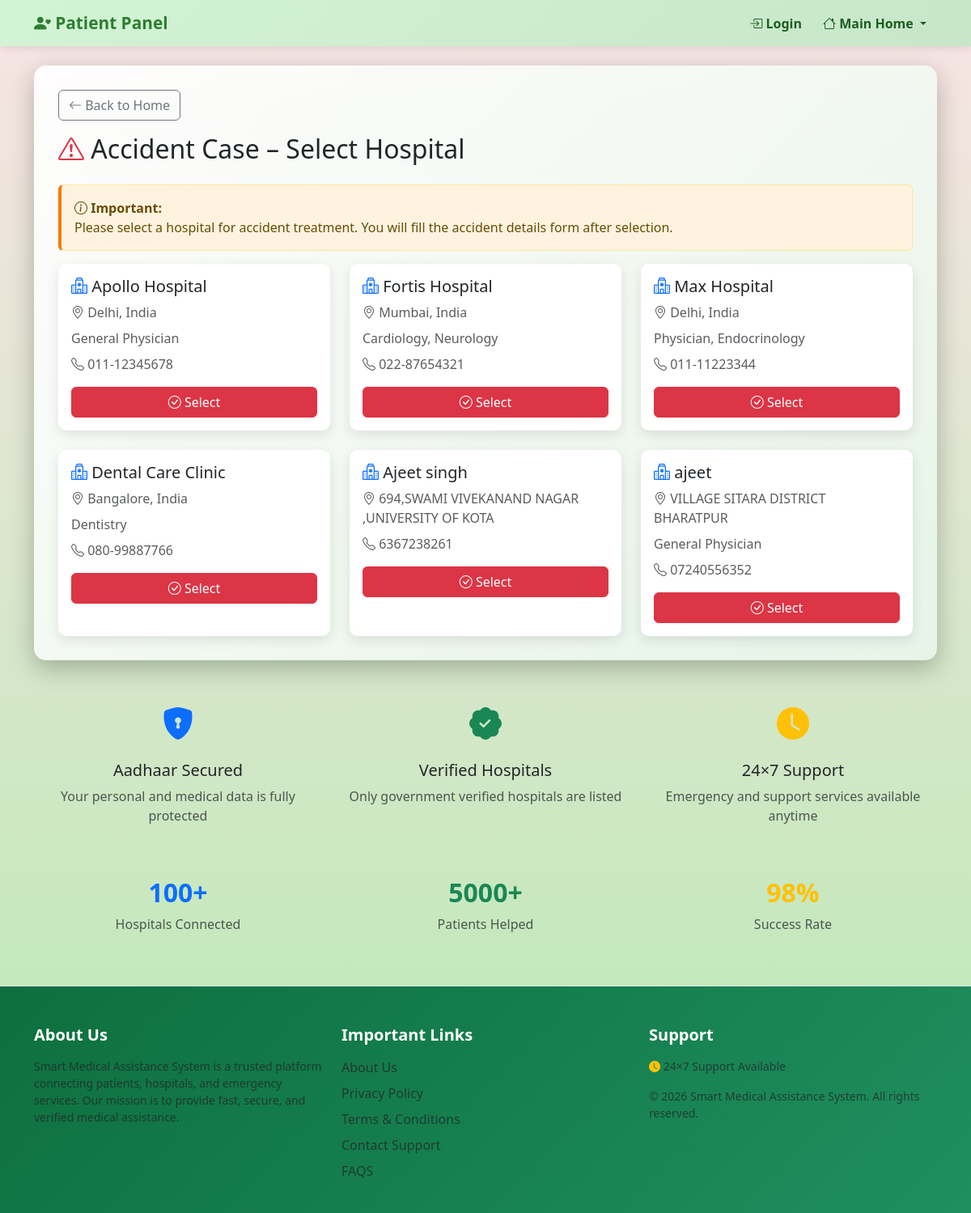
Screenshot of /accident-select-hospital with the database file from the repository.
### models.py (models this page shows)
class Hospital(db.Model):
    __tablename__ = 'hospitals'
    id = db.Column(db.Integer, primary_key=True)   # ✅ CHANGE
    name = db.Column(db.String(200), nullable=False)
    address = db.Column(db.Text, nullable=False)
    speciality = db.Column(db.String(200))
    contact = db.Column(db.String(15), nullable=False)
    email = db.Column(db.String(100))
    password_hash = db.Column(db.String(255))
    admin_approved = db.Column(db.Boolean, default=False)
    admin_approved_by = db.Column(db.Integer, db.ForeignKey('admins.admin_id'))
    admin_approved_at = db.Column(db.DateTime)
    rejection_reason = db.Column(db.Text, nullable=True)  # Reason if rejected
    rejected_at = db.Column(db.DateTime, nullable=True)  # When rejected
    rejected_by = db.Column(db.Integer, db.ForeignKey('admins.admin_id'), nullable=True)  # Who rejected
    created_at = db.Column(db.DateTime, default=get_ist_now)
    @property
    def hospital_id(self):
        return self.id

### app.py (the view)
@app.route('/accident-select-hospital')
def accident_select_hospital():
    hospitals = Hospital.query.all()
    return render_template('patient/accident_select_hospital.html', hospitals=hospitals)

### app.py (called while the page is built)
@app.context_processor
def inject_helpers():
    return dict(calculate_age=calculate_age, user_role=session.get('user_role'))

@app.after_request
def add_cache_control(response):
    if response.content_type and 'text/html' in response.content_type:
        response.headers['Cache-Control'] = 'no-cache, no-store, must-revalidate'
        response.headers['Pragma'] = 'no-cache'
        response.headers['Expires'] = '0'
    return response

### templates/patient/accident_select_hospital.html (shortened to what this page needs)
{% extends "patient_base.html" %}
{% block content %}
<div class="main-container">
    <div class="mb-3">
        <a href="/" class="btn btn-outline-secondary">
            <i class="bi bi-arrow-left"></i>
            {% if session.get('lang') == 'hi' %}
                होम पर वापस जाएं
            {% else %}
                Back to Home
            {% endif %}
        </a>
    </div>
    <h2 class="mb-4">
        <i class="bi bi-exclamation-triangle text-danger"></i>
        {% if session.get('lang') == 'hi' %}
            दुर्घटना केस – अस्पताल चुनें
        {% else %}
            Accident Case – Select Hospital
        {% endif %}
    </h2>
    <div class="alert alert-warning">
        <i class="bi bi-info-circle"></i>
        <strong>
            {% if session.get('lang') == 'hi' %}
                महत्वपूर्ण:
            {% else %}
                Important:
            {% endif %}
        </strong>
        <br>
        {% if session.get('lang') == 'hi' %}
            कृपया दुर्घटना उपचार के लिए अस्पताल चुनें। चयन के बाद आप दुर्घटना विवरण फॉर्म भरेंगे।
        {% else %}
            Please select a hospital for accident treatment. You will fill the accident details form after selection.
        {% endif %}
    </div>
    {% if hospitals %}
    <div class="row g-4">
        {% for hospital in hospitals %}
        <div class="col-md-6 col-lg-4">
            <div class="card h-100">
                <div class="card-body">
                    <h5 class="card-title">
                        <i class="bi bi-hospital text-primary"></i>
                        {{ hospital.name }}
                    </h5>
                    <p class="text-muted mb-2">
                        <i class="bi bi-geo-alt"></i>
                        {{ hospital.address }}
                    </p>
                    {% if hospital.speciality %}
                    <p class="text-muted mb-2">
                        {{ hospital.speciality }}
                    </p>
                    {% endif %}
                    <p class="text-muted mb-3">
                        <i class="bi bi-telephone"></i>
                        {{ hospital.contact }}
                    </p>
                    <a href="/accident-register/{{ hospital.hospital_id }}"
                       class="btn btn-danger w-100">
                        <i class="bi bi-check-circle"></i>
                        {% if session.get('lang') == 'hi' %}
                            चुनें
                        {% else %}
                            Select
                        {% endif %}
                    </a>
                </div>
            </div>
        </div>
        {% endfor %}
    </div>
    {% endif %}
</div>
{% endblock %}

### templates/patient_base.html (shortened to what this page needs)
<!doctype html>
<html lang="{{ session.get('lang','en') }}">
  <head>
    <link
      href="https://cdn.jsdelivr.net/npm/bootstrap@5.3.0/dist/css/bootstrap.min.css"
      rel="stylesheet"
    />
    <link
      rel="stylesheet"
      href="https://cdn.jsdelivr.net/npm/bootstrap-icons@1.10.0/font/bootstrap-icons.css"
    />
  </head>
  <body>
    <nav class="navbar navbar-expand-lg navbar-light navbar-custom">
      <div class="container">
        <a
          class="navbar-brand"
          href="{% if session.get('patient_logged_in') and session.get('user_role') == 'patient' %}/patient/panel{% else %}/patient{% endif %}"
        >
          <i class="bi bi-person-heart"></i>
          {% if session.get('lang') == 'hi' %} रोगी पैनल {% else %} Patient
          Panel {% endif %}
        </a>
        <div class="collapse navbar-collapse" id="patientNav">
          <ul class="navbar-nav ms-auto">
            {% if session.get('patient_logged_in') and session.get('user_role')
            == 'patient' %}
            <li class="nav-item">
              <a class="nav-link" href="/patient/panel">
                <i class="bi bi-speedometer2"></i>
                {% if session.get('lang') == 'hi' %} डैशबोर्ड {% else %}
                Dashboard {% endif %}
              </a>
            </li>
            <li class="nav-item">
              <a class="nav-link" href="/search-disease">
                <i class="bi bi-search"></i>
                {% if session.get('lang') == 'hi' %} बीमारी खोजें {% else %}
                Search Disease {% endif %}
              </a>
            </li>
            <li class="nav-item dropdown">
              <a
                class="nav-link dropdown-toggle"
                href="#"
                data-bs-toggle="dropdown"
              >
                <i class="bi bi-person-circle"></i>
                {% if session.get('lang') == 'hi' %} खाता {% else %} Account {%
                endif %}
              </a>
              <ul class="dropdown-menu">
                <li>
                  <a class="dropdown-item" href="/patient/panel">
                    <i class="bi bi-person"></i>
                    {% if session.get('lang') == 'hi' %} मेरा प्रोफाइल {% else
                    %} My Profile {% endif %}
                  </a>
                </li>
                <li>
                  <a class="dropdown-item" href="/set-language/en">
                    <i class="bi bi-globe"></i>
                    English
                  </a>
                </li>
                <li>
                  <a class="dropdown-item" href="/set-language/hi">
                    <i class="bi bi-globe"></i>
                    हिन्दी
                  </a>
                </li>
                <li><hr class="dropdown-divider" /></li>
                <li>
                  <a class="dropdown-item text-danger" href="/patient/logout">
                    <i class="bi bi-box-arrow-right"></i>
                    {% if session.get('lang') == 'hi' %} लॉग आउट {% else %}
                    Logout {% endif %}
                  </a>
                </li>
              </ul>
            </li>
            {% else %}
<li class="nav-item">
  <a class="nav-link" href="/patient/login">
    <i class="bi bi-box-arrow-in-right"></i>
    {% if session.get('lang') == 'hi' %} लॉगिन {% else %} Login {% endif %}
  </a>
</li>
<li class="nav-item dropdown">
  <a
    class="nav-link dropdown-toggle"
    href="#"
    id="homeDropdown"
    role="button"
    data-bs-toggle="dropdown"
    aria-expanded="false"
  >
    <i class="bi bi-house"></i>
    {% if session.get('lang') == 'hi' %} मेन होम {% else %} Main Home {% endif %}
  </a>
</li>
{% endif %}
        </div>
      </div>
    </nav>
    <main class="flex-fill">
      <div class="container mt-4">
         {% block content %}{% endblock %}
      </div>
      {% block homepage_content %}
      <div class="container mt-5">
        <div class="row text-center mb-5">
          <div class="col-md-4">
            <i class="bi bi-shield-lock-fill fs-1 text-primary"></i>
            <h5 class="mt-3">
              {% if session.get('lang') == 'hi' %} आधार सुरक्षित {% else %}
              Aadhaar Secured {% endif %}
            </h5>
            <p class="text-muted">
              {% if session.get('lang') == 'hi' %} आपका व्यक्तिगत और मेडिकल डेटा
              पूरी तरह सुरक्षित है {% else %} Your personal and medical data is
              fully protected {% endif %}
            </p>
          </div>
          <div class="col-md-4">
            <i class="bi bi-patch-check-fill fs-1 text-success"></i>
            <h5 class="mt-3">
              {% if session.get('lang') == 'hi' %} सत्यापित अस्पताल {% else %}
              Verified Hospitals {% endif %}
            </h5>
            <p class="text-muted">
              {% if session.get('lang') == 'hi' %} केवल सरकारी सत्यापित अस्पताल
              सूचीबद्ध हैं {% else %} Only government verified hospitals are
              listed {% endif %}
            </p>
          </div>
          <div class="col-md-4">
            <i class="bi bi-clock-fill fs-1 text-warning"></i>
            <h5 class="mt-3">
              {% if session.get('lang') == 'hi' %} 24×7 सहायता {% else %} 24×7
              Support {% endif %}
            </h5>
            <p class="text-muted">
              {% if session.get('lang') == 'hi' %} आपातकालीन और सहायता सेवाएं
              हमेशा उपलब्ध {% else %} Emergency and support services available
              anytime {% endif %}
            </p>
          </div>
        </div>
        <div class="row text-center mb-5">
          <div class="col-md-4">
            <h2 class="fw-bold text-primary">100+</h2>
            <p class="text-muted">
              {% if session.get('lang') == 'hi' %} जुड़े हुए अस्पताल {% else %}
              Hospitals Connected {% endif %}
            </p>
          </div>
          <div class="col-md-4">
            <h2 class="fw-bold text-success">5000+</h2>
            <p class="text-muted">
              {% if session.get('lang') == 'hi' %} सहायता प्राप्त मरीज {% else
              %} Patients Helped {% endif %}
            </p>
          </div>
          <div class="col-md-4">
            <h2 class="fw-bold text-warning">98%</h2>
            <p class="text-muted">
              {% if session.get('lang') == 'hi' %} सफलता दर {% else %} Success
              Rate {% endif %}
            </p>
          </div>
        </div>
      </div>
      {% endblock %}
    </main>
    <footer
     class="border-top mt-auto pt-5 pb-4 position-relative text-white"
  style="
    background-image: linear-gradient(135deg, #0d6f3e, #1f8f5f);
    background-size: cover;
    background-position: center;
    background-repeat: no-repeat;
  "
    style="
      position:absolute;
      inset:0;
      background: rgba(255, 249, 249, 0.47);
    "
  >
  <div class="container position-relative">
        <div class="row g-4  ">
          <div class="col-md-4 ">
            <h5 class="fw-bold mb-3">
              {% if session.get('lang') == 'hi' %} हमारे बारे में {% else %}
              About Us {% endif %}
            </h5>
            <p class="text-muted small  ">
              {% if session.get('lang') == 'hi' %} स्मार्ट मेडिकल सहायता प्रणाली
              मरीजों, अस्पतालों और आपातकालीन सेवाओं को जोड़ने वाला एक विश्वसनीय
              प्लेटफॉर्म है। हमारा मिशन तेज़, सुरक्षित और सत्यापित चिकित्सा
              सहायता प्रदान करना है। {% else %} Smart Medical Assistance System
              is a trusted platform connecting patients, hospitals, and
              emergency services. Our mission is to provide fast, secure, and
              verified medical assistance. {% endif %}
            </p>
          </div>
          <div class="col-md-4">
            <h5 class="fw-bold mb-3">
              {% if session.get('lang') == 'hi' %} महत्वपूर्ण लिंक {% else %}
              Important Links {% endif %}
            </h5>
            <ul class="list-unstyled">
              <li class="mb-2">
                <a href="/about" class="text-muted text-decoration-none">
                  {% if session.get('lang') == 'hi' %} हमारे बारे में {% else %}
                  About Us {% endif %}
                </a>
              </li>
              <li class="mb-2">
                <a href="/privacy" class="text-muted text-decoration-none">
                  {% if session.get('lang') == 'hi' %} गोपनीयता नीति {% else %}
                  Privacy Policy {% endif %}
                </a>
              </li>
              <li class="mb-2">
                <a href="/terms" class="text-muted text-decoration-none">
                  {% if session.get('lang') == 'hi' %} नियम और शर्तें {% else %}
                  Terms & Conditions {% endif %}
                </a>
              </li>
              <li class="mb-2">
                <a href="/contact" class="text-muted text-decoration-none">
                  {% if session.get('lang') == 'hi' %} सहायता से संपर्क करें {%
                  else %} Contact Support {% endif %}
                </a>
              </li>
              <li class="mb-2">
                <a href="/faqs" class="text-muted text-decoration-none">
                  {% if session.get('lang') == 'hi' %} सामान्य प्रश्न (FAQs) {%
                  else %} FAQS {% endif %}
                </a>
              </li>
            </ul>
          </div>
          <div class="col-md-4">
            <h5 class="fw-bold mb-3">
              {% if session.get('lang') == 'hi' %} सहायता {% else %} Support {%
              endif %}
            </h5>
            <p class="text-muted small mb-3">
              <i class="bi bi-clock-fill text-warning"></i>
              {% if session.get('lang') == 'hi' %} 24×7 सहायता उपलब्ध {% else %}
              24×7 Support Available {% endif %}
            </p>
            <p class="text-muted small mb-0">
              {% if session.get('lang') == 'hi' %} © 2026 स्मार्ट मेडिकल सहायता
              प्रणाली। सर्वाधिकार सुरक्षित। {% else %} © 2026 Smart Medical
              Assistance System. All rights reserved. {% endif %}
            </p>
          </div>
        </div>
      </div>
    </footer>
  </body>
</html>

### templates/patient_base.html (style rules this page uses)
html, body { height: 100%; }
body { font-family: "Segoe UI", Tahoma, Geneva, Verdana, sans-serif; background: linear-gradient( rgba(247, 223, 223, 0.85), rgba(172, 230, 166, 0.85) ); background-size: cover; background-position: center; background-repeat: no-repeat; background-attachment: fixed; display: flex; flex-direction: column; }
.main-container { background: linear-gradient(135deg, rgba(255, 255, 255, 0.92), rgba(232, 245, 233, 0.92)); background-size: cover; background-position: center; background-repeat: no-repeat; backdrop-filter: blur(6px); -webkit-backdrop-filter: blur(6px); border-radius: 15px; box-shadow: 0 10px 30px rgba(0, 0, 0, 0.25); margin: 20px auto; padding: 30px; }
.navbar-custom { background: linear-gradient( 135deg, #d2f4d4 0%, #c8e6c9 100% ) !important; box-shadow: 0 2px 10px rgba(0, 0, 0, 0.1); }
.navbar-brand { color: #2e7d32 !important; font-weight: 700; font-size: 1.3rem; }
.navbar-nav .nav-link { color: #1b5e20 !important; font-weight: 600; margin: 0 5px; }
.dropdown-toggle::after { display: inline-block; margin-left: 0.255em; vertical-align: 0.255em; content: ""; border-top: 0.3em solid; border-right: 0.3em solid transparent; border-bottom: 0; border-left: 0.3em solid transparent; }
.card { border: none; border-radius: 10px; box-shadow: 0 5px 15px rgba(0, 0, 0, 0.1); }
.alert-warning { border-left: 4px solid #f57c00; background: #fff3e0; }

### rows the page displays
Hospital: name "Apollo Hospital", address "Delhi, India", speciality "General Physician", contact "011-12345678"
Hospital: name "Fortis Hospital", address "Mumbai, India", speciality "Cardiology, Neurology", contact "022-87654321"
Hospital: name "Max Hospital", address "Delhi, India", speciality "Physician, Endocrinology", contact "011-11223344"
Hospital: name "Dental Care Clinic", address "Bangalore, India", speciality "Dentistry", contact "080-99887766"
Hospital: name "Ajeet singh", address "694,SWAMI VIVEKANAND NAGAR ,UNIVERSITY OF KOTA", contact "6367238261"
Hospital: name "ajeet", address "VILLAGE SITARA DISTRICT BHARATPUR", speciality "General Physician", contact "07240556352"
